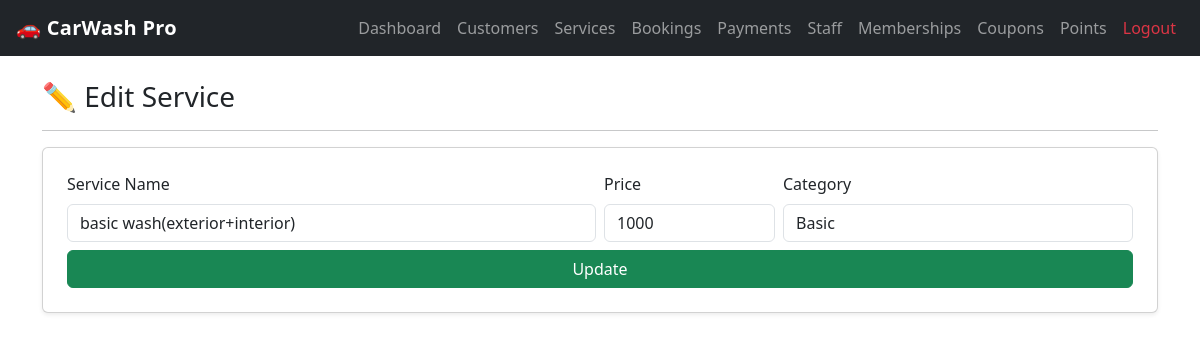
Screenshot of /services/edit/5 (signed in) with the database file from the repository.
### tables this page shows
CREATE TABLE services(
            id INTEGER PRIMARY KEY AUTOINCREMENT,
            service_name TEXT,
            price INTEGER
        , category TEXT DEFAULT 'Basic');

### app.py (the view, shortened to what this page needs)
@app.route("/services/edit/<int:id>", methods=["GET", "POST"])
def edit_service(id):
    if not require_login():
        return redirect(url_for("login"))
    conn = db_conn()
    cur = conn.cursor()
    cur.execute("SELECT * FROM services WHERE id=?", (id,))
    service = cur.fetchone()
    conn.close()
    return render_template("edit_service.html", service=service)

### app.py (called while the page is built)
def db_conn():
    conn = sqlite3.connect(DB)
    conn.row_factory = sqlite3.Row
    return conn

def require_login():
    return "admin" in session

### templates/edit_service.html (shortened to what this page needs)
{% extends 'base.html' %}
{% block content %}
<h3>✏️ Edit Service</h3>
<hr>
<div class="card p-4 shadow-sm">
  <form method="POST" class="row g-2">
    <div class="col-md-6">
      <label class="form-label">Service Name</label>
      <input class="form-control" name="service_name" value="{{service.service_name}}" required>
    </div>
    <div class="col-md-2">
      <label class="form-label">Price</label>
      <input class="form-control" name="price" type="number" value="{{service.price}}" required>
    </div>
    <div class="col-md-4">
      <label class="form-label">Category</label>
      <select class="form-control" name="category" required>
        <option value="Basic" {% if service.category == "Basic" %}selected{% endif %}>Basic</option>
      </select>
    </div>
    <div class="col-12 mt-2">
      <button class="btn btn-success w-100">Update</button>
    </div>
  </form>
</div>
{% endblock %}

### static/style.css (style rules this page uses)
body { background:#f6f7fb; font-family: "Segoe UI", sans-serif; }
.card { border-radius: 14px; }
.btn { border-radius: 10px; }

### rows the page displays
services: service_name "basic wash(exterior+interior)", price "1000", category "Basic"
